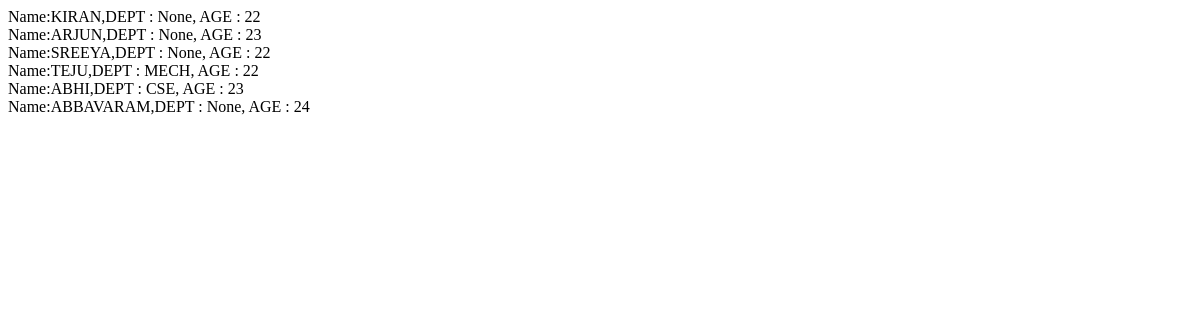
The app's page /student/, older data.
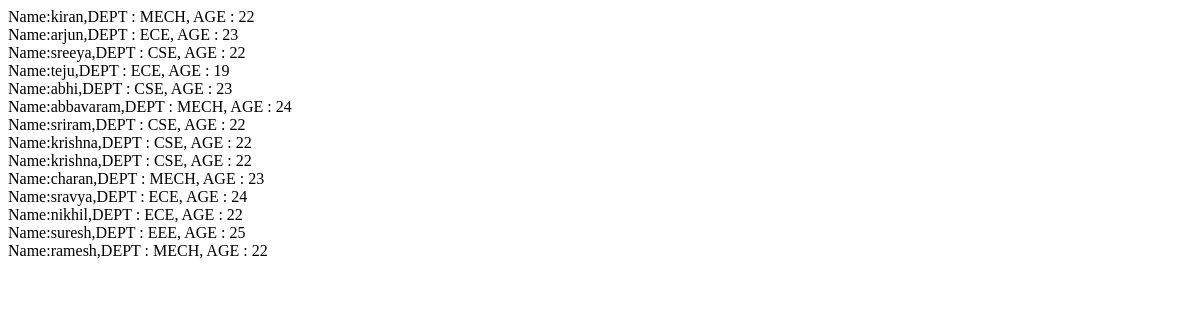
The same page, newer data.
### student/models.py (models this page shows)
class Student(models.Model):
    stu_name = models.CharField(max_length=100,null=True)
    stu_age = models.IntegerField()
    stu_dept = models.ForeignKey(Department,on_delete=models.CASCADE, null=True)
    stu_gender = models.CharField(choices=(('male','MALE'),('female','FEMALE')),max_length=20)
    class Meta:
        db_table = 'Student'
    def __str__(self):
        return self.stu_name

class Department(models.Model):
    dept_id = models.AutoField(primary_key=True)
    dept_name = models.CharField(max_length=100)
    desc = models.TextField()
    dept_HOD = models.CharField(max_length=50)
    staff_count = models.IntegerField()
    Tot_sub = models.IntegerField()
    class Meta:
        db_table = 'Department'
    def __str__(self):
        return self.dept_name

### student/views.py (the view)
# urls.py: path('student/',student),
@csrf_exempt
def student(request):
    if request.method == 'GET':
        age = request.GET.get('age')
        if age :
            stu_data = Student.objects.filter(stu_age=request.GET.get('age'))
        else:
            stu_data = Student.objects.all()
        print ('stu_date :',stu_data)
        return render(request, "student.html", {'data':stu_data})
    elif request.method == 'POST':
        data = eval(request.body)
        dept = Department.objects.get(dept_name=data['stu_dept'])
        data.update({"stu_dept":dept})
        resp = Student.objects.create(**data)
        return HttpResponse("success!")

### templates/student.html (shortened to what this page needs)
<!doctype html>
<html lang="en">
<head>
</head>
<body>
{% for stu in data  %}
<div>
       Name:{{ stu.stu_name }},DEPT : {{ stu.stu_dept }}, AGE : {{stu.stu_age}}
{% endfor %}
</div>
</body>
</html>

Row changes from the older to the newer data that the page shows:
changed Student: stu_name "KIRAN" → "kiran"; stu_dept "None" → "MECH"
changed Student: stu_name "ARJUN" → "arjun"; stu_dept "None" → "ECE"
changed Student: stu_name "SREEYA" → "sreeya"; stu_dept "None" → "CSE"
changed Student: stu_name "TEJU" → "teju"; stu_dept "MECH" → "ECE"; stu_age "22" → "19"
changed Student: stu_name "ABHI" → "abhi"
changed Student: stu_name "ABBAVARAM" → "abbavaram"; stu_dept "None" → "MECH"
added Student: stu_name "sriram", stu_dept "CSE", stu_age "22"
added Student: stu_name "krishna", stu_dept "CSE", stu_age "22"
added Student: stu_name "krishna", stu_dept "CSE", stu_age "22"
added Student: stu_name "charan", stu_dept "MECH", stu_age "23"
added Student: stu_name "sravya", stu_dept "ECE", stu_age "24"
added Student: stu_name "nikhil", stu_dept "ECE", stu_age "22"
added Student: stu_name "suresh", stu_dept "EEE", stu_age "25"
added Student: stu_name "ramesh", stu_dept "MECH", stu_age "22"
